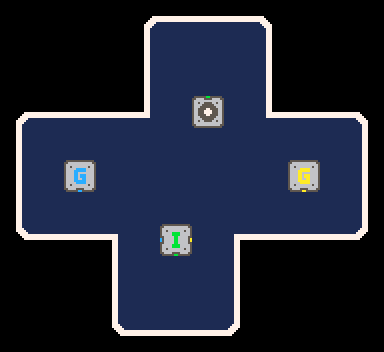

This game map was drawn from its Tiled (.tmx) file and the tilesets committed beside it. A one-line description and the full map source follow:
An orthogonal 12x11 tile map with 32x32 px tiles, 2 tile layers (Blueboard, Element) and 1 object.

<map version="1.5" tiledversion="1.7.2" orientation="orthogonal" renderorder="left-down" width="12" height="11" tilewidth="32" tileheight="32" infinite="0" nextlayerid="4" nextobjectid="3">
 <tileset firstgid="1" source="../element.tsx" />
 <layer id="1" name="Blueboard" width="12" height="11" locked="1">
  <data encoding="csv">
0,0,0,0,43,29,29,29,47,0,0,0,
0,0,0,0,59,61,45,45,63,0,0,0,
0,0,0,0,59,45,61,45,63,0,0,0,
43,29,29,29,44,45,60,61,46,29,29,30,
59,61,45,77,62,77,62,77,45,77,62,63,
59,60,77,45,61,77,60,77,45,61,60,63,
59,45,60,77,60,61,61,62,77,61,45,63,
75,93,93,76,45,62,61,78,93,93,93,94,
0,0,0,59,45,62,61,63,0,0,0,0,
0,0,0,59,62,60,60,63,0,0,0,0,
0,0,0,92,93,93,93,94,0,0,0,0
</data>
 </layer>
 <layer id="3" name="Element" width="12" height="11">
  <data encoding="csv">
0,0,0,0,0,0,0,0,0,0,0,0,
0,0,0,0,0,0,0,0,0,0,0,0,
0,0,0,0,0,0,0,0,0,0,0,0,
0,0,0,0,0,0,81,0,0,0,0,0,
0,0,0,0,0,0,0,0,0,0,0,0,
0,0,19,0,0,0,0,0,0,35,0,0,
0,0,0,0,0,0,0,0,0,0,0,0,
0,0,0,0,0,18,0,0,0,0,0,0,
0,0,0,0,0,0,0,0,0,0,0,0,
0,0,0,0,0,0,0,0,0,0,0,0,
0,0,0,0,0,0,0,0,0,0,0,0
</data>
 </layer>
 <objectgroup id="2" name="Object" visible="0" locked="1">
  <object id="1" x="192" y="176">
   <point />
  </object>
 </objectgroup>
</map>
